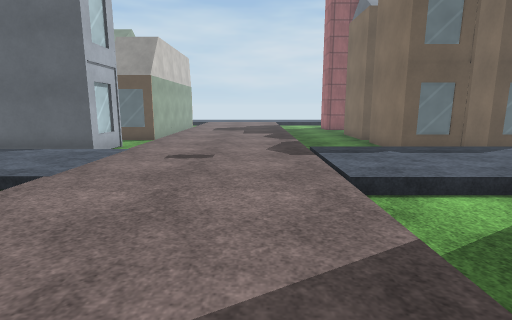
[1] (above)

24 first-person views from a walk through a Unity game level. The camera is 1.3 m above the floor, tilts 10° down and sees 80° across. The floor is counted in squares, 1 m on a side. Each view is taken from the middle of a square. On the plan, view 1 faces up. The plan holds only what a view shows up to about 14 squares ahead; the rest is blank. The place goes on beyond the plan. The player is left out. Surface patterns are stand-ins for the level's own textures.

[2]
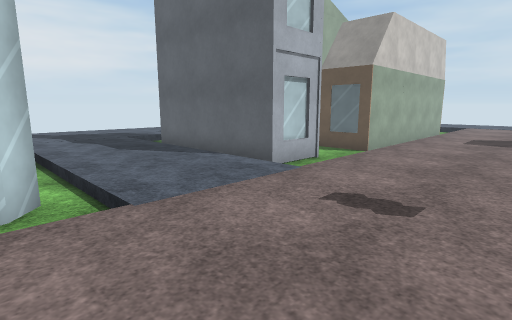

[3]
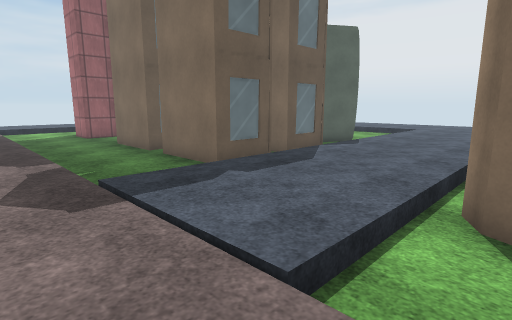

[4]
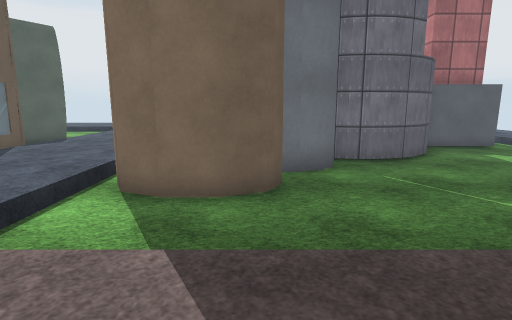

[5]
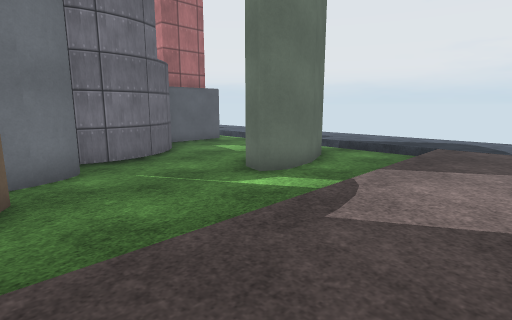

[6]
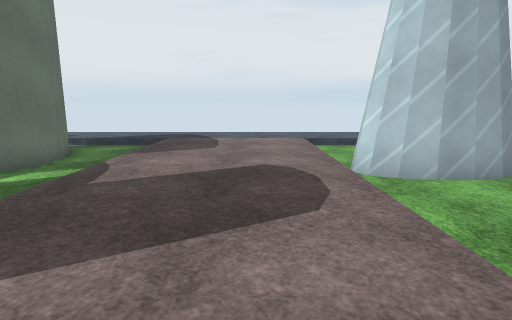

[7]
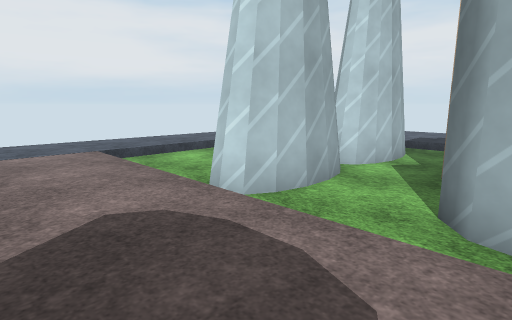

[8]
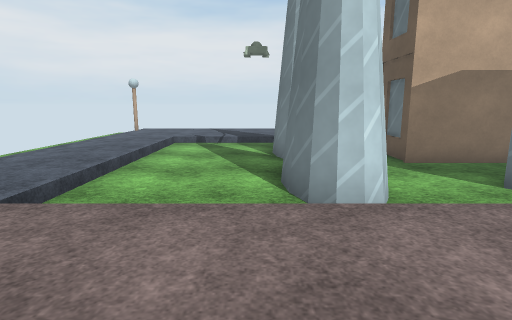

[9]
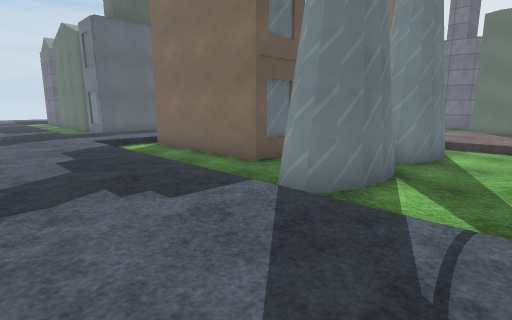

[10]
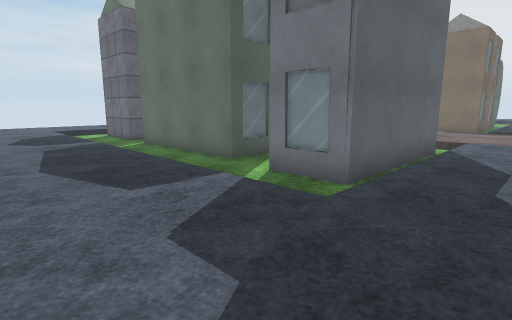

[11]
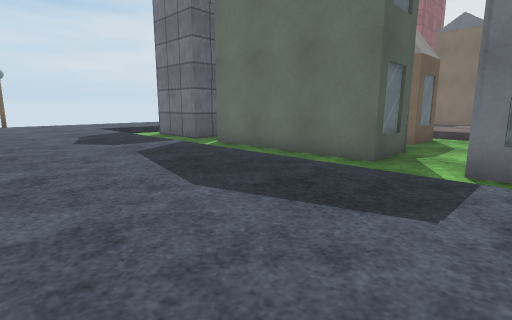

[12]
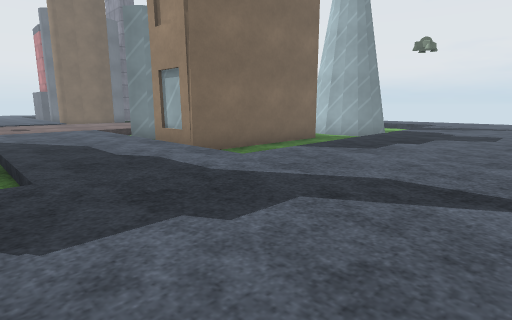

[13]
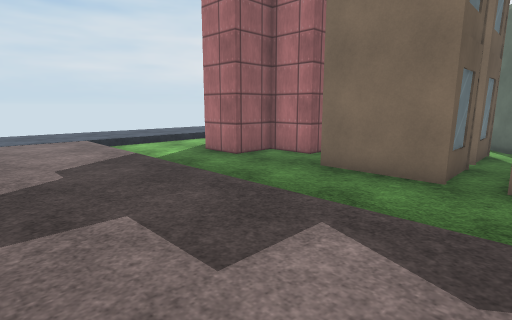

[14]
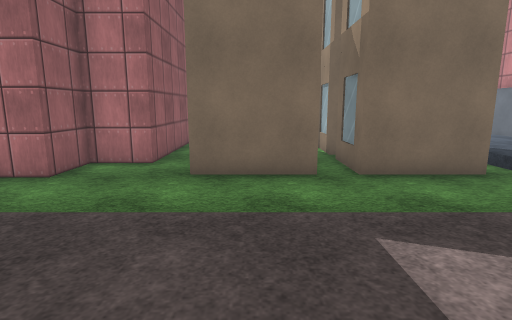

[15]
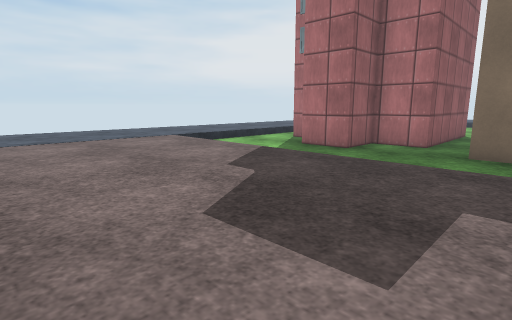

[16]
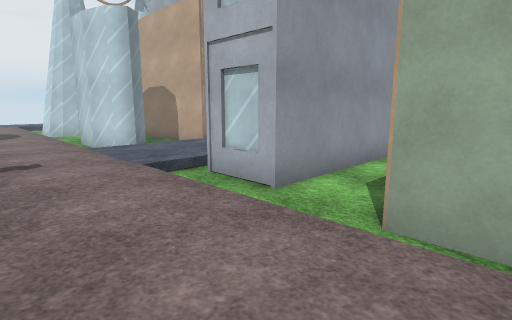

[17]
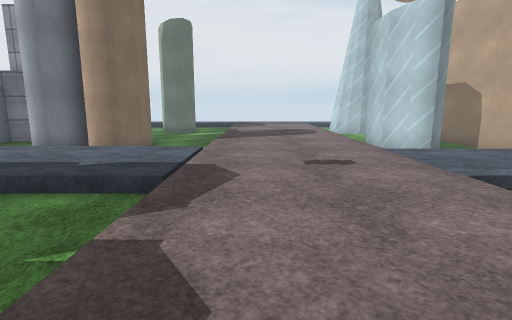

[18]
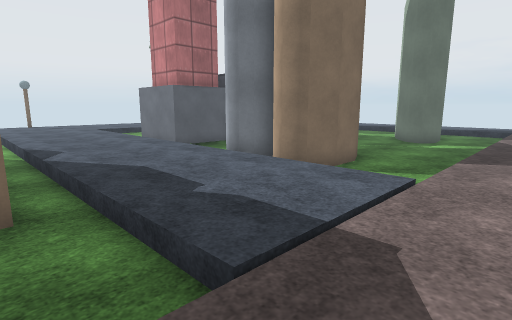

[19]
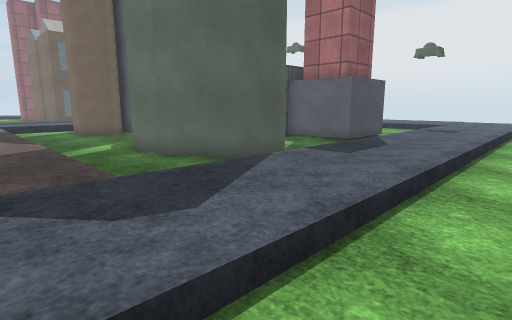

[20]
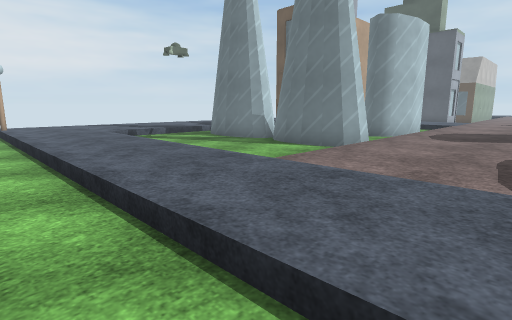

[21]
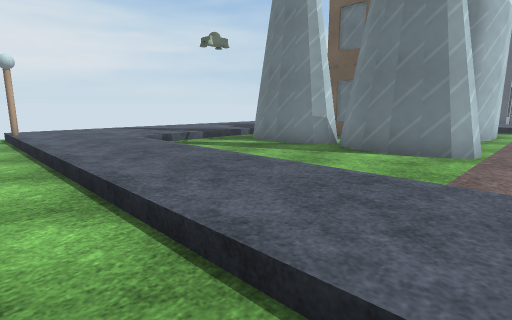

[22]
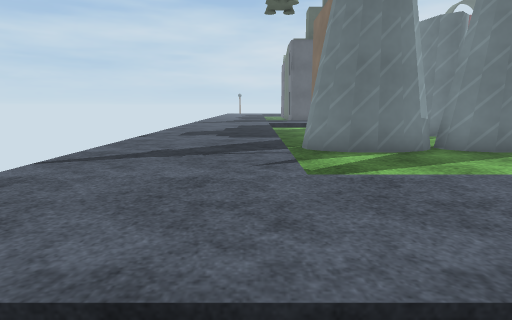

[23]
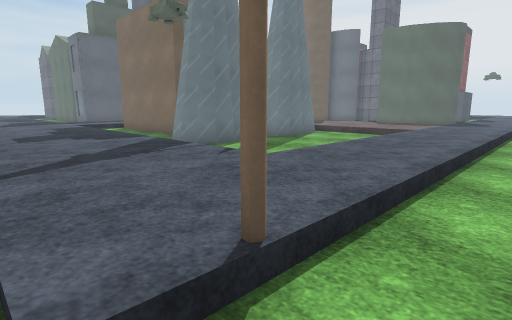

[24]
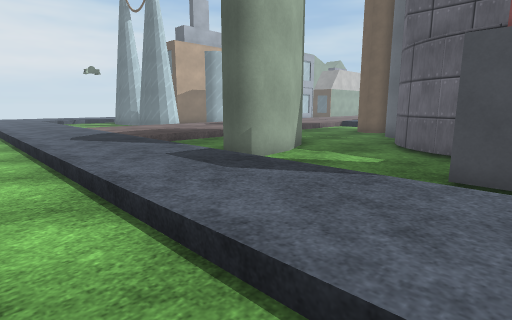

### Floor plan
Key: @ floor where view 1 was taken; # wall or solid block; . main floor; - floor 0.25 m lower than the main floor; / step, stairs or slope; O other object.
Columns run from 18 left of view 1 to 13 right of it. Each row starts with its distance up from view 1.
 22  ..../-OO     /.....---#
 21  ..../---     /.....---###
 20  ..../-O     O/.....-----#
 19  ..../-O     O/.....-----######
 18  ..../-O     O/.....--------
 17 /..../-O     O/.....---O
 16 /..../-O   O O/.....---O
 15 /..../-O   OOO/.....---OOOOOO-O
 14 /..../-OOO----/.....---------O
 13 /..../--------/.....---O OO O
 12 /..../-OOOOOOO/.....---O  O   O
 11 /..../-O    O-/.....---OOOOOO OO
 10 /..../-OOOOOOO/.....------------
  9 /...............................
  8 /...............................
  7 /...............................
  6 /...............................
  5 /..../-OOO----/.....---------OOO
  4 /..../-O O  ##/.....--#### --O
  3  ..../-O O-  #/.....--###   -#
  2  ..../-O O-  #/.....---##   ##
  1  ..../-O O- ##/.....----##
  0 /..../-O O--#-/...@.-----##
 -1 /..../--OO----/.....------#
 -2 /..../--------/.....------#
 -3 /..../########/.....--O---##
 -4 /..../########/.....--##---###
 -5 /..../--------/.....--###----O
 -6 /..../--------/.....--###----##
 -7 /..../--------/.....---##----O#O
 -8 /..../--------/.....----     --
 -9 /...............................
-10 /...............................
-11 /.#.............................
-12 --------------------------------
-13 - --------------- - --------- -

Positions as (right, up) in squares from view 1, and headings:
1: (0, 0), facing up
2: (0, 4), facing up-left
3: (0, 4), facing up-right
4: (-1, 2), facing right
5: (-1, 2), facing down-right
6: (-2, 4), facing down
7: (-1, 1), facing down-left
8: (0, -5), facing left
9: (-17, -7), facing up-right
10: (-17, 7), facing up-right
11: (-18, 11), facing up-right
12: (-18, 10), facing down-right
13: (-2, 13), facing up-right
14: (-2, 16), facing right
15: (-4, 16), facing up-right
16: (-1, 16), facing down-left
17: (0, 15), facing down
18: (0, 11), facing down-right
19: (0, -13), facing up-right
20: (0, -13), facing up-left
21: (-3, -13), facing up-left
22: (-14, -13), facing up
23: (-18, -13), facing up-right
24: (12, -13), facing up-left
